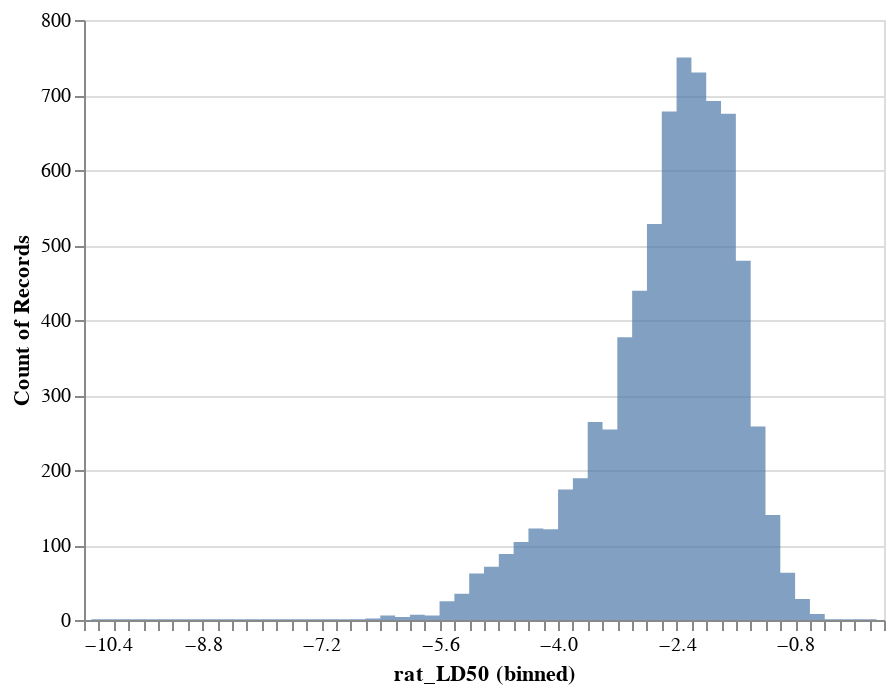

Notebook cell for this chart:
### Code cell
alt.Chart(dataset).mark_area(
    opacity=0.7,
    interpolate='step'
).encode(
    alt.X('rat_LD50:Q', bin=alt.Bin(maxbins=100)),
    alt.Y('count()', stack=None)
)

### Figure 1 — Vega-Lite specification as saved in the notebook (floating-point values rounded to 4 significant figures; data arrays with more than 128 entries replaced by an {"elided": "..."} marker saying what was removed)
{"config": {"view": {"continuousWidth": 400, "continuousHeight": 300}}, "data": {"name": "data-3615530ec566958644a72ff52d3df071"}, "mark": {"type": "area", "interpolate": "step", "opacity": 0.7}, "encoding": {"x": {"type": "quantitative", "bin": {"maxbins": 100}, "field": "rat_LD50"}, "y": {"type": "quantitative", "aggregate": "count", "stack": null}}, "$schema": "https://vega.github.io/schema/vega-lite/v4.8.1.json", "datasets": {"data-3615530ec566958644a72ff52d3df071": {"elided": "7385 records"}}}
